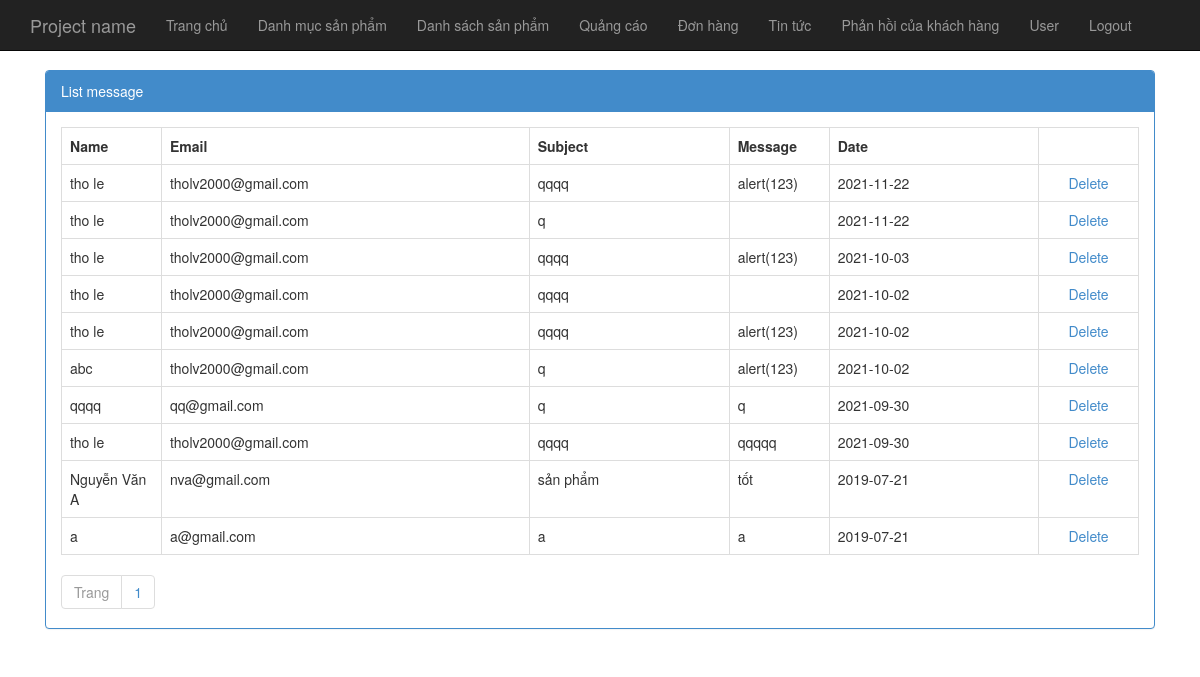
Screenshot of /index.php?area=admin&controller=message&action=listMessages (signed in) with the database file from the repository.
### tables this page shows
CREATE TABLE `tbl_message` (
  `id` int(11) NOT NULL,
  `name` varchar(500) NOT NULL,
  `email` varchar(500) NOT NULL,
  `subject` varchar(500) NOT NULL,
  `message` varchar(500) NOT NULL,
  `date` date NOT NULL
);

### Controllers/Backend/messageController.php (called while the page is built, shortened)
<?php
	include "Models/Backend/messageModel.php";
	class messageController extends baseController{
		public function listMessages(){
			$total = $this->total();
			$recordPerPage = 15;
			$num_page = ceil($total/$recordPerPage);
			$p = isset($_GET["p"])&&$_GET["p"]>0 ? ($_GET["p"]-1):0;
			$from = $p*$recordPerPage;
			$list_record = $this->fetchAll($from,$recordPerPage);
			$this->setView("Views/Backend/message.php", array("list_record"=>$list_record,"num_page"=>$num_page));
		}
	}
?>

### Core/route.php (called while the page is built, shortened)
<?php
$area = isset($_GET["area"])?$_GET["area"]:"admin";
$controller = isset($_GET["controller"])?$_GET["controller"]:"home";
$action = isset($_GET["action"])?$_GET["action"]:"index";
$folder_area = "Backend";
if($area == "admin"){
	$folder_area = "Backend";
}
$fileController = "Controllers/$folder_area/".$controller."Controller.php";
if(file_exists($fileController)){
	$classController = $controller."Controller";
	if(class_exists($classController)){
		$obj = new $classController();
		if(method_exists($classController,$action)){
			$obj->$action();
		}else{
			die("<h4>Hàm $action không tồn tại</h4><br><a href='index.php?area=admin'>Quay lại</a>");
		}
	}
}else
	die("<h4>File $fileController không tồn tại</h4><br><a href='index.php?area=admin'>Quay lại</a>");
?>

### index.php (called while the page is built, shortened)
<?php
	include "Core/route.php";
 ?>

### Models/Backend/messageModel.php (called while the page is built, shortened)
<?php
trait messageModel{
		public function fetchAll($from, $recordPerPage){
			$db = connection::getInstance();
			$query = $db->prepare("select * from tbl_message order by id desc limit $from, $recordPerPage");
			$query->setFetchMode(PDO::FETCH_OBJ);
			$query->execute();
			$arr = $query->fetchAll();
			return $arr;
		}
		public function total(){
			$db = connection::getInstance();
			$query_total = $db->prepare("select id from tbl_message");
			$query_total->execute();
			$total = $query_total->rowCount();
			return $total;
		}
}
?>

### Views/Backend/message.php (the view, shortened to what this page needs)
<div class="col-md-12">
    <div class="panel panel-primary">
        <div class="panel-heading">List message</div>
        <div class="panel-body">
            <table class="table table-bordered table-hover">
                <tr>
                    <th style="width:100px;">Name</th>
                    <th>Email</th>
                    <th style="width: 200px;">Subject</th>
                    <th style="width: 100px;">Message</th>
                    <th>Date</th>
                    <th style="width:100px;"></th>
                </tr>
                <?php foreach($list_record as $rows): ?>
                <tr>
                    <td>
                       <?php echo $rows->name; ?>
                    </td>
                    <td> <?php echo $rows->email; ?></td>
                    <td>
                        <?php echo $rows->subject; ?>
                    </td>
                    <td>
                        <?php echo $rows->message; ?>
                    </td>
                    <td>
                        <?php echo $rows->date; ?>
                    </td>
                    <td style="text-align:center;">
                        <a href="index.php?area=admin&controller=message&action=delete&id=<?php echo $rows->id; ?>" onclick="return window.confirm('Are you sure?');">Delete</a>
                    </td>
                </tr>
                <?php endforeach; ?>
            </table>
            <ul class="pagination">
                <li class="page-item disabled"><a class="page-link" href="#">Trang</a></li>
                <?php for($i = 1; $i <= $num_page; $i++): ?>
                <li class="page-item"><a class="page-link" href="index.php?area=admin&controller=message&action=listMessages&p=<?php echo $i; ?>"><?php echo $i; ?></a></li>
                <?php endfor; ?>
            </ul>
        </div>
    </div>
</div>

### Views/Backend/message.php (style rules this page uses)
.pagination { padding:0px; margin:0px; }

### rows the page displays
tbl_message: name "tho le", email "tholv2000@gmail.com", subject "qqqq", message "alert(123)", date "2021-11-22"
tbl_message: name "tho le", email "tholv2000@gmail.com", subject "q", date "2021-11-22"
tbl_message: name "tho le", email "tholv2000@gmail.com", subject "qqqq", message "alert(123)", date "2021-10-03"
tbl_message: name "tho le", email "tholv2000@gmail.com", subject "qqqq", date "2021-10-02"
tbl_message: name "tho le", email "tholv2000@gmail.com", subject "qqqq", message "alert(123)", date "2021-10-02"
tbl_message: name "abc", email "tholv2000@gmail.com", subject "q", message "alert(123)", date "2021-10-02"
tbl_message: name "qqqq", email "qq@gmail.com", subject "q", message "q", date "2021-09-30"
tbl_message: name "tho le", email "tholv2000@gmail.com", subject "qqqq", message "qqqqq", date "2021-09-30"
tbl_message: name "Nguyễn Văn A", email "nva@gmail.com", subject "sản phẩm", message "tốt", date "2019-07-21"
tbl_message: name "a", email "a@gmail.com", subject "a", message "a", date "2019-07-21"
